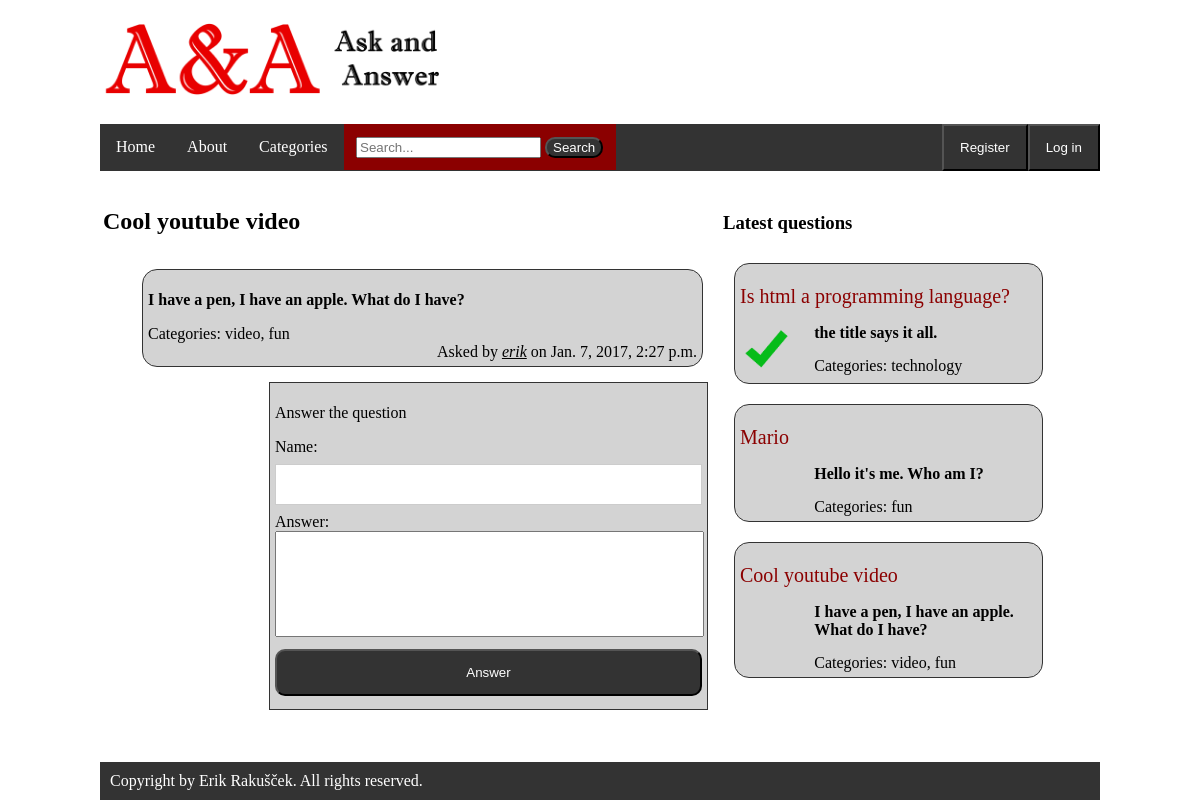
The app's page /home/question/1/ with its own data.
### home/models.py (models this page shows, shortened)
class Question(models.Model):
    questionID = models.IntegerField(primary_key=True)
    title = models.CharField(max_length=200)
    body = models.CharField(max_length=1000)
    time = models.DateTimeField(default=datetime.now)
    categories = models.CharField(max_length=500)
    answered = models.IntegerField(default=0)
    username = models.ForeignKey(User, on_delete=models.SET_NULL, null=True)

### home/views.py (the view)
# urls.py: url(r'^question/(?P<question_id>[0-9]+)/$', views.question, name="question"),
def question(request, question_id):
    try:
        question = Question.objects.get(pk=question_id)
    except Question.DoesNotExist:
        raise Http404("Question not found")
    all_questions_time = Question.objects.all().order_by('-time')
    all_answers = question.answer_set.all()
    context = {
        'question': question,
        'all_answers': all_answers,
        'all_questions_time': all_questions_time
    }
    return render(request, 'question/question.html', context)

### home/templates/question/question.html (shortened to what this page needs)
{% extends "base.html" %}
{% load static %}
{% block css_import %}
    <link rel="stylesheet" type="text/css" href="{% static 'question/styleQuestion.css' %}">
{% endblock %}
{% block left_column %}
    <h2><p>{{ question.title }}</p></h2>
    <div class="questionWithAnswer">
        <p><b>{{ question.body }}</b></p>
        <div class="categories">Categories: {{ question.categories }}</div>
        <div class="user-time">Asked by <span class="user">{{ question.username }}</span> on <span class="time">{{ question.time }}</span></div>
    </div>
    <div class="answer">
        <p>Answer the question</p>
        Name:
        <input type="text" name="firstname"><br>
        Answer:
        <textarea class="textarea"></textarea>
        <input type="submit" value="Answer" style="float: right;">
    </div>
{% endblock %}
{% block right_column %}
    <h3><p>Latest questions</p></h3>
    {% if all_questions_time %}
        {% for question in all_questions_time %}
            <div class="questionWithAnswer">
                <p><a href="question/{{ question.questionID }}"><span class="questionTitle">{{ question.title }}</span></a></p>
                {% if question.answered == 1 %}
                    <div class="answeredIcon"><img src="{% static 'answered.png' %}" alt="answered" style="width:50px; height:50px;"></div>
                {% endif %}
                <div class="question">
                    <b>{{ question.body }}</b>
                    <div class="categories">Categories: {{ question.categories }}</div>
                </div>
            </div>
        {% endfor %}
    {% else %}
        <h3>No questions yet in the database.</h3>
    {% endif %}
{% endblock %}

### home/templates/base.html (shortened to what this page needs)
<!DOCTYPE html>
{% load static %}
<html>
    <head>
        <link rel="stylesheet" type="text/css" href="{% static 'style.css' %}">
        {% block css_import %}{% endblock %}
    </head>
    <body>
		<header>
			<a href="/home"><img src="{% static 'logo.png' %}" alt="A&A logo" style="width:360px; height:120px;"></a>
			<div>
				<ul class="navUL">
					<li class="navLI"><a class="navLIA" href="/home">Home</a></li>
					<li class="navLI"><a class="navLIA" href="/home/about">About</a></li>
					<li class="navLI"><a class="navLIA" href="/home/categories">Categories</a></li>
					<li class="navLI">
						<form id="searchbox">
							<input id="search" type="search" placeholder="Search...">
							<input id="submit" type="submit" value="Search">
						</form>
					</li>
					<li class="navLI-right"><button class="navLIA logRegBtn" onclick="document.getElementById('loginwindow').style.display='block'">Log in</button></li>
					<li class="navLI-right"><button class="navLIA logRegBtn" onclick="document.getElementById('registerwindow').style.display='block'">Register</button></li>
				</ul>
			</div>
		</header>
		<div id="mainContainer">
			<div id="leftColumn">
				{% block left_column %}{% endblock %}
			</div>
			<div id="rightColumn">
				{% block right_column %}{% endblock %}
			</div>
		</div>
		<footer>
			Copyright by Erik Rakušček. All rights reserved.
		</footer>
	</body>
</html>

### home/static/style.css (style rules this page uses)
body { max-width: 1000px; margin: auto auto; padding: 0; display: flex; flex-flow: column; min-height: 100vh; }
footer { bottom: 0; padding: 10px; background-color: #333; color: white; }
ul.navUL { list-style-type: none; margin: 0; padding: 0; overflow: hidden; background-color: #333; }
ul.navUL li { float: left; }
ul.navUL li.navLI-right { float: right; }
ul.navUL li a { display: block; color: white; text-align: center; padding: 14px 16px; text-decoration: none; }
#searchbox { padding: 12.5px; background-color: #8B0000; text-align: center; }
#searchbox input[type=submit] { background-color: #333; color: white; border-radius: 10px; cursor: pointer; }
#mainContainer { padding-top: 10px; padding-bottom: 20px; display: inline-block; flex-grow: 1; }
#leftColumn { display: inline-block; width: 61%; padding: 3px; }
#rightColumn { display: inline-block; width: 33%; padding: 3px; }
.questionTitle { color: #8B0000; font-size: 20px; }
.questionWithAnswer { float: right; width: 90%; padding: 5px; margin: 10px; background: lightgrey; border-radius: 15px; border: 1px solid #333; }
.question { float: right; width: 75%; height: 100%; background: lightgrey; }
.answer { float: right; width: 70%; height: 100%; padding: 5px; margin: 5px; border: 1px solid #333; background: lightgrey; }
.answeredIcon { display: inline-block; width: 50px; visibility: visible; }
.categories { margin: 15px auto auto auto; }
a:link { color: black; text-decoration: none; }
input[type=text], input[type=password] { width: 100%; padding: 12px 20px; margin: 8px 0; display: inline-block; border: 1px solid #ccc; box-sizing: border-box; }
.logRegBtn { background-color: #333; color: white; padding: 14px 16px; cursor: pointer; width: 100%; }

### home/static/question/styleQuestion.css (style rules this page uses)
.user-time { float: right; }
.user { text-decoration: underline; font-style: italic; }
.textarea { width: 99%; min-height: 100px; resize: none; }
.answer input[type=submit] { width: 100%; background-color: #333; color: white; border-radius: 10px; padding: 14px 20px; margin: 8px 0; cursor: pointer; }

### records on screen
Question: title "Cool youtube video", body "I have a pen, I have an apple. What do I have?", categories "video, fun", username "erik", time "Jan. 7, 2017, 2:27 p.m."
Question: title "Is html a programming language?", answered 1 (drawn), body "the title says it all.", categories "technology"
Question: title "Mario", body "Hello it's me. Who am I?", categories "fun"
